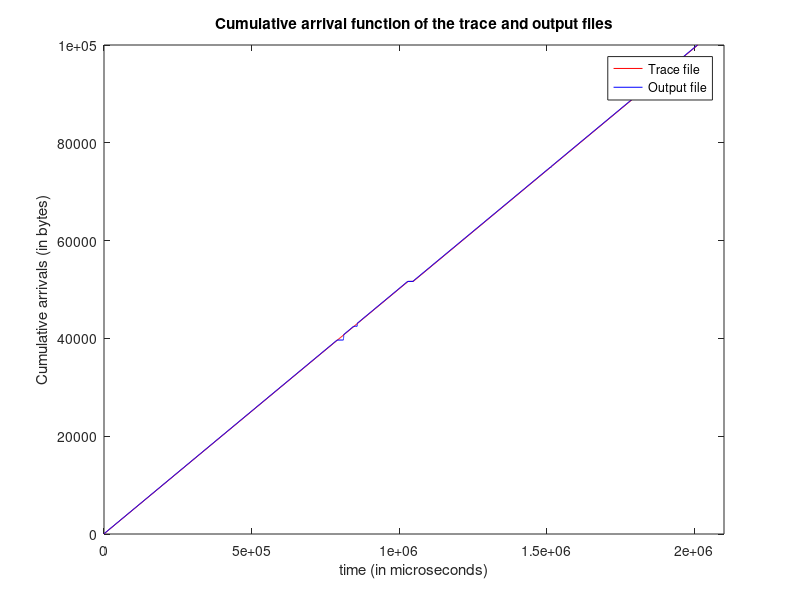

Here is the MATLAB script that generated this plot:
clc; clear all;

[packet_no_p, time_p, packetsize_p] = textread('generator.txt', '%f %f %f');
figure(1);
i=1;
time1(i)=0;
arrival(i)=packetsize_p(i);
i=2;
while i<=length(packet_no_p)
    time1(i)=time1(i-1)+time_p(i);
    arrival(i) = arrival(i-1)+packetsize_p(i);
    i=i+1;
end
%subplot(2,1,1)
%plot(time1,arrival);
%title('Cumulative arrival function of the trace file');
%xlabel('time (in microseconds)');
%ylabel('Cumulative arrivals (in bytes)');
%xlim([0,2.1e6]);

[packet_no_p3, time_p3, packetsize_p3] = textread('sink.txt', '%f %f %f');
i=1;
time3(i)=0;
arrival3(i)=packetsize_p3(i);
i=2;
while i<=length(packetsize_p3)
    time3(i)=time3(i-1)+time_p3(i);
    arrival3(i)=arrival3(i-1)+packetsize_p3(i);
    i=i+1;
end
%subplot(2,1,2);
%plot(time3,arrival3);
%title('Cumulative arrival function of output file');
%xlabel('time (in microseconds)');
%ylabel('Cumulative arrivals (in bytes)');
%xlim([0,2.1e6]);




plot(time1,arrival,'r',time3,arrival3,'b');
title('Cumulative arrival function of the trace and output files');
xlabel('time (in microseconds)');
ylabel('Cumulative arrivals (in bytes)');
xlim([0,2.1e6]);
%legend 
legend('Trace file','Output file');

